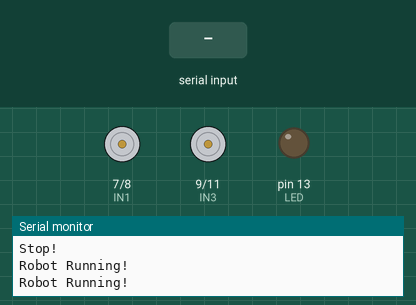
This sketch was run on a simulated Arduino Uno, built with avr-gcc and run on an emulated ATmega328P. Shown: motor-driver pin pairs drawn as motors (green arrow = first pin HIGH = forward, orange = second pin HIGH = backward, longer = more drive, scaled by the enable pin), output pins drawn as LEDs (lit = HIGH), the last lines printed to the serial monitor. The inputs (shaded band) are chosen by the test bench.

Above: at 4.0 s.
4.1 s: byte 38 (38) received over Serial
At 6.8 s:
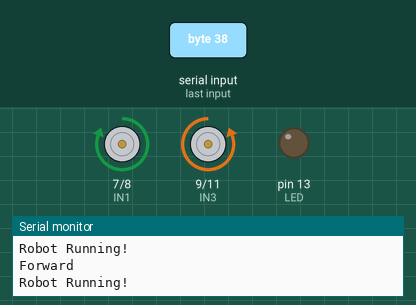
7.1 s: byte 40 (40) received over Serial
At 9.5 s:
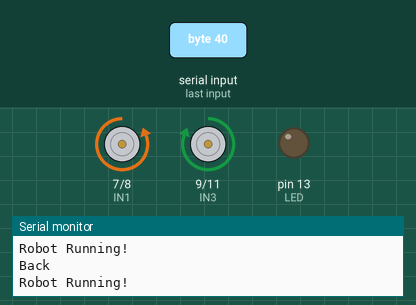
10.1 s: byte 37 (37) received over Serial
At 12.8 s:
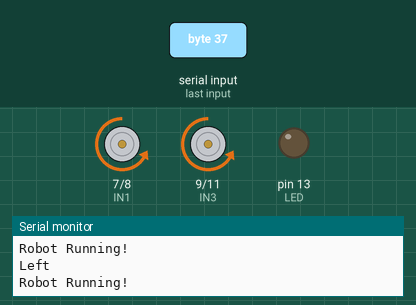
13.1 s: byte 39 (39) received over Serial
At 15.8 s:
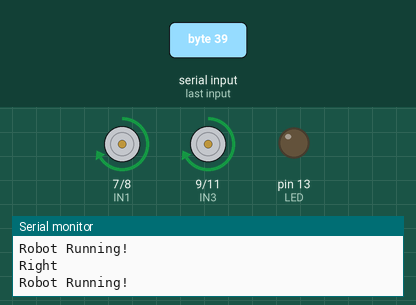
16.1 s: byte 14 (14) received over Serial
At 18.3 s:
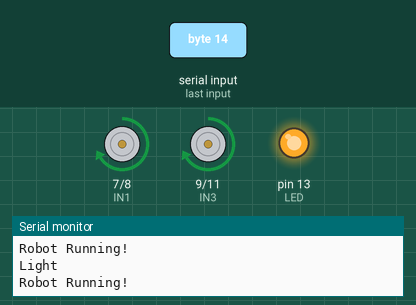
19.1 s: byte 15 (15) received over Serial
At 22.1 s:
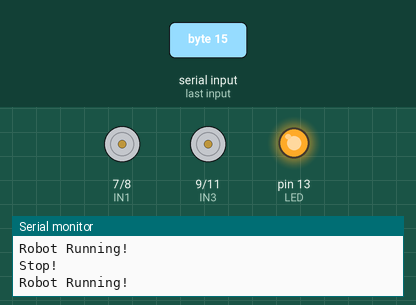
Timing chart, 0 to 23.1 s (numbered marks = the images above; inputs shaded):
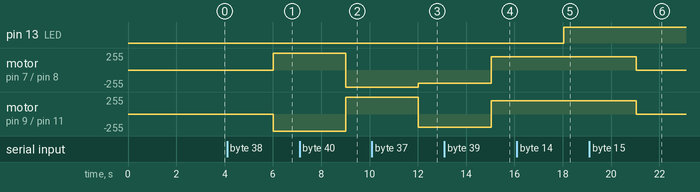

The sketch:

robot_coding.ino
```cpp
//Init Robot and Controls
//Robot Stats
#define ENA 5 // left motor speed
#define ENB 6 // right motor speed
#define IN1 7 // left front wheel
#define IN2 8 // left rear wheel
#define IN3 9 //right rear wheel
#define IN4 11 // right front wheel
#define LED 13

unsigned char carSpeed = 200;
bool state = LOW;
char getstr;


//Init Serial Connection
void setup() {
    Serial.begin(9600);
    pinMode(LED, OUTPUT);
    pinMode(IN1,OUTPUT);
    pinMode(IN2,OUTPUT);
    pinMode(IN3,OUTPUT);
    pinMode(IN4,OUTPUT);
    pinMode(ENA,OUTPUT);
    pinMode(ENB,OUTPUT);
    stop();
}

//Robot Status Report
void loop() {
    // put your main code here, to run repeatedly:
    Serial.println("Robot Running!");
    delay(3000);

    getstr = Serial.read();
    switch(getstr) {
        case 38: forward(); break;
        case 40: reverse();   break;
        case 37: left();   break;
        case 39: right();  break;
        case 15: stop();   break;
        case 14: stateChange(); break;
        default:  break;
  }
}


//Movement Functionality
//Forward
void forward() {
    digitalWrite(ENA,HIGH);
    digitalWrite(ENB,HIGH);
    digitalWrite(IN1,HIGH);
    digitalWrite(IN2,LOW);
    digitalWrite(IN3,LOW);
    digitalWrite(IN4,HIGH);
    Serial.println("Forward");
    Serial.flush();
}

//Forward-Left
void forwardLeft() {
    digitalWrite(ENA,HIGH);
    digitalWrite(ENB,LOW);
    digitalWrite(IN1,HIGH);
    digitalWrite(IN2,LOW);
    digitalWrite(IN3,LOW);
    digitalWrite(IN4,LOW);
    Serial.println("Left Forward");
    Serial.flush();
}

//Forward-Right
void forwardRight() {
    digitalWrite(ENA,LOW);
    digitalWrite(ENB,HIGH);
    digitalWrite(IN1,LOW);
    digitalWrite(IN2,LOW);
    digitalWrite(IN3,LOW);
    digitalWrite(IN4,HIGH);
    Serial.println("Right Forward");
    Serial.flush();
}


//Reverse
void reverse() {
    digitalWrite(ENA,HIGH);
    digitalWrite(ENB,HIGH);
    digitalWrite(IN1,LOW);
    digitalWrite(IN2,HIGH);
    digitalWrite(IN3,HIGH);
    digitalWrite(IN4,LOW);
    Serial.println("Back");
    Serial.flush();
}

void reverseLeft() {
    digitalWrite(ENA,HIGH);
    digitalWrite(ENB,LOW);
    digitalWrite(IN1,LOW);
    digitalWrite(IN2,HIGH);
    digitalWrite(IN3,LOW);
    digitalWrite(IN4,LOW);
    Serial.println("Left Back");
    Serial.flush();
}

void reverseRight() {
    digitalWrite(ENA,LOW);
    digitalWrite(ENB,HIGH);
    digitalWrite(IN1,LOW);
    digitalWrite(IN2,LOW);
    digitalWrite(IN3,HIGH);
    digitalWrite(IN4,LOW);
    Serial.println("Right Back");
    Serial.flush();
}


//Left
void left() {
    analogWrite(ENA,carSpeed);
    analogWrite(ENB,carSpeed);
    digitalWrite(IN1,LOW);
    digitalWrite(IN2,HIGH);
    digitalWrite(IN3,LOW);
    digitalWrite(IN4,HIGH);
    Serial.println("Left");
    Serial.flush();
}


//Right
void right() {
  analogWrite(ENA,carSpeed);
  analogWrite(ENB,carSpeed);
  digitalWrite(IN1,HIGH);
  digitalWrite(IN2,LOW);
  digitalWrite(IN3,HIGH);
  digitalWrite(IN4,LOW);
  Serial.println("Right");
  Serial.flush();
}


//Brake
void stop() {
    digitalWrite(ENA,LOW);
    digitalWrite(ENB,LOW);
    Serial.println("Stop!");
    Serial.flush();
}


//Toggle Light
void stateChange() {
    state = !state;
    digitalWrite(LED, state);
    Serial.println("Light");
    Serial.flush();
}
```

Measured:
- after the input at 4.1 s, motor on pin 7 (IN1) / pin 8 (IN2): stopped → forward 255/255 after 1.9 s; motor on pin 9 (IN3) / pin 11 (IN4): stopped → backward 255/255 after 1.9 s
- after the input at 7.1 s, motor on pin 7 (IN1) / pin 8 (IN2): forward 255/255 → backward 255/255 after 1.9 s; motor on pin 9 (IN3) / pin 11 (IN4): backward 255/255 → forward 255/255 after 1.9 s
- after the input at 10.1 s, motor on pin 7 (IN1) / pin 8 (IN2): backward 255/255 → backward 200/255 after 1.9 s; motor on pin 9 (IN3) / pin 11 (IN4): forward 255/255 → backward 200/255 after 1.9 s
- after the input at 13.1 s, motor on pin 7 (IN1) / pin 8 (IN2), motor on pin 9 (IN3) / pin 11 (IN4): backward 200/255 → forward 200/255 after 1.9 s
- after the input at 16.1 s, pin 13 (LED): LOW → HIGH after 1.9 s
- after the input at 19.1 s, motor on pin 7 (IN1) / pin 8 (IN2), motor on pin 9 (IN3) / pin 11 (IN4): forward 200/255 → stopped after 1.9 s
